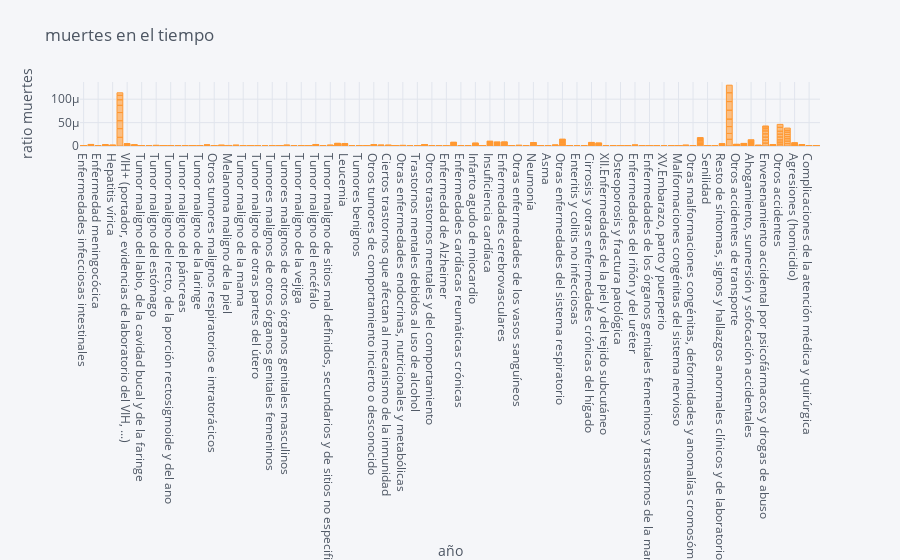

Notebook cell for this chart:
### Code cell
deaths_hombres_2529_grupos.iplot(kind='bar',
                  x='cause_name',
               y = 'ratio',
                  xTitle='año',
                  yTitle='ratio muertes',
                  title='muertes en el tiempo')

### Figure 1 — Plotly figure (JSON) as saved in the notebook; plotly's stock layout.template omitted (floating-point values rounded to 4 significant figures; data arrays with more than 128 entries replaced by an {"elided": "..."} marker saying what was removed)
{"data": [{"marker": {"color": "rgba(255, 153, 51, 0.6)", "line": {"color": "rgba(255, 153, 51, 1.0)", "width": 1}}, "name": "ratio", "orientation": "v", "text": "", "type": "bar", "x": {"elided": "816 str values"}, "y": {"elided": "816 float values"}}], "layout": {"legend": {"bgcolor": "#F5F6F9", "font": {"color": "#4D5663"}}, "paper_bgcolor": "#F5F6F9", "plot_bgcolor": "#F5F6F9", "title": {"font": {"color": "#4D5663"}, "text": "muertes en el tiempo"}, "xaxis": {"gridcolor": "#E1E5ED", "showgrid": true, "tickfont": {"color": "#4D5663"}, "title": {"font": {"color": "#4D5663"}, "text": "año"}, "zerolinecolor": "#E1E5ED"}, "yaxis": {"gridcolor": "#E1E5ED", "showgrid": true, "tickfont": {"color": "#4D5663"}, "title": {"font": {"color": "#4D5663"}, "text": "ratio muertes"}, "zerolinecolor": "#E1E5ED"}}}
